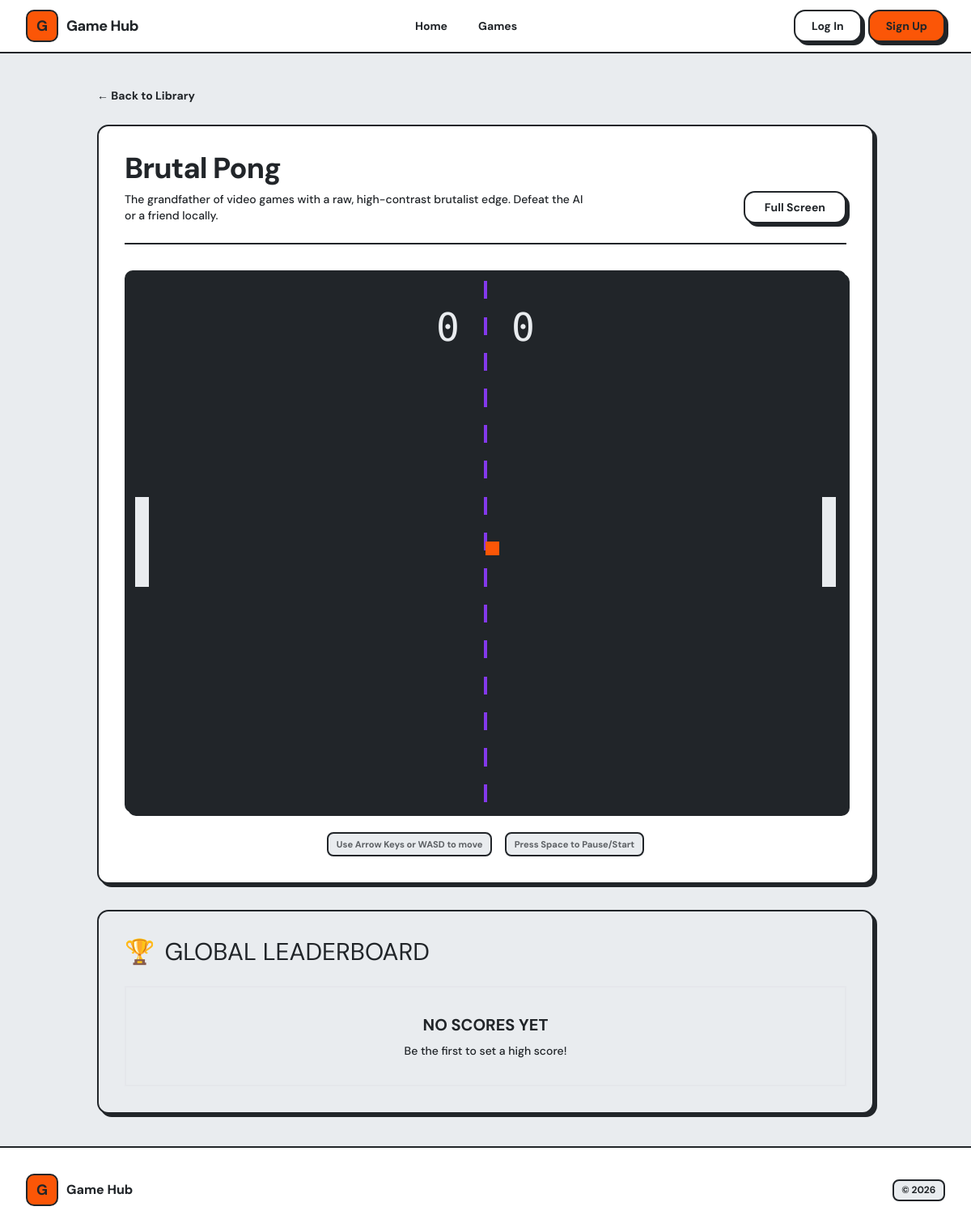
The page /games/pong/ on the database its author committed.
### games/models.py (models this page shows, shortened)
class Game(models.Model):
    title = models.CharField(max_length=200)
    slug = models.SlugField(unique=True)
    description = models.TextField()
    cover_image_url = models.URLField(blank=True, null=True)
    template_name = models.CharField(max_length=100)

### games/views.py (the view)
# urls.py: path('<slug:slug>/', views.play_game, name='play_game'),
def play_game(request, slug):
    game = get_object_or_404(Game, slug=slug)
    top_scores = game.scores.all()[:10]
    return render(request, 'games/play.html', {'game': game, 'top_scores': top_scores})

### games/templates/games/play.html (shortened to what this page needs)
{% extends "base.html" %}
{% block content %}
<div class="max-w-5xl mx-auto px-5 md:px-8 py-10">
    <div class="mb-6">
        <a href="{% url 'games_list' %}" class="inline-flex items-center text-sm font-bold hover:underline decoration-2 underline-offset-4">
            &larr; Back to Library
        </a>
    </div>
    <div class="card-neo bg-card p-6 md:p-8 mb-8">
        <div class="flex flex-col md:flex-row md:items-end justify-between gap-6 mb-8 border-b-neo border-ink pb-6">
            <div>
                <h1 class="text-4xl font-extrabold tracking-tight mb-2">{{ game.title }}</h1>
                <p class="text-sm font-medium max-w-xl">{{ game.description }}</p>
            </div>
            <div class="flex items-center gap-3">
                <button id="fullscreen-btn" class="btn-neo btn-neo-white text-sm py-2">Full Screen</button>
            </div>
        </div>
        <div class="bg-ink rounded-neo-sm overflow-hidden border-neo border-ink shadow-neo" id="game-container">
            {% include game.template_name %}
        </div>
        <div class="mt-6 flex flex-wrap gap-4 text-sm font-bold text-ink/70 justify-center">
            <span class="badge-neo bg-cream">Use Arrow Keys or WASD to move</span>
            <span class="badge-neo bg-cream">Press Space to Pause/Start</span>
        </div>
    </div>
    <div class="card-neo bg-cream p-6 md:p-8">
        <h2 class="text-3xl font-black mb-6 text-ink flex items-center gap-3">
            <span class="text-orange-500">🏆</span> GLOBAL LEADERBOARD
        </h2>
        {% if top_scores %}
            <div class="overflow-x-auto border-neo border-ink">
                <table class="w-full text-left font-bold border-collapse">
                    <thead class="bg-ink text-cream">
                        <tr>
                            <th class="p-4 border-b-neo border-ink w-16">RANK</th>
                            <th class="p-4 border-b-neo border-ink border-l-neo border-r-neo text-center">INITIALS</th>
                            <th class="p-4 border-b-neo border-ink text-right">SCORE</th>
                        </tr>
                    </thead>
                    <tbody>
                        {% for s in top_scores %}
                        <tr class="border-b-neo border-ink hover:bg-yellow-400 transition-colors">
                            <td class="p-4 text-ink/60">#{{ forloop.counter }}</td>
                            <td class="p-4 text-2xl tracking-[0.2em] text-center border-l-neo border-r-neo border-ink">{{ s.player_initials }}</td>
                            <td class="p-4 text-2xl text-orange-600 text-right">{{ s.score }}</td>
                        </tr>
                        {% endfor %}
                    </tbody>
                </table>
            </div>
        {% else %}
            <div class="p-8 text-center border-neo border-dashed border-ink/40 bg-ink/5">
                <p class="text-xl font-bold text-ink/60 mb-2">NO SCORES YET</p>
                <p class="text-sm font-medium text-ink/50">Be the first to set a high score!</p>
            </div>
        {% endif %}
    </div>
</div>
{% endblock %}

### theme/templates/base.html (style rules this page uses)
body { font-family: 'DM Sans', system-ui, sans-serif; }

### rows shown on the page
Game: title "Brutal Pong", description "The grandfather of video games with a raw, high-contrast brutalist edge. Defeat the AI or a friend locally."
